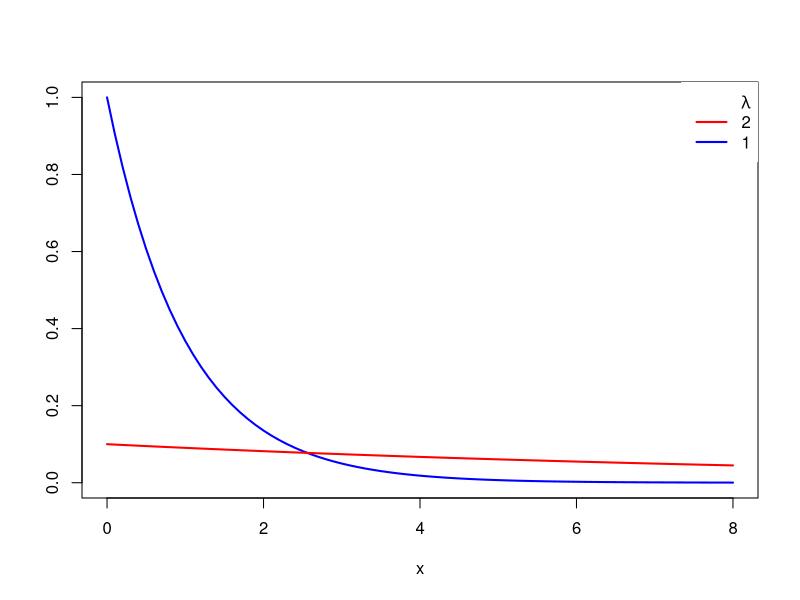
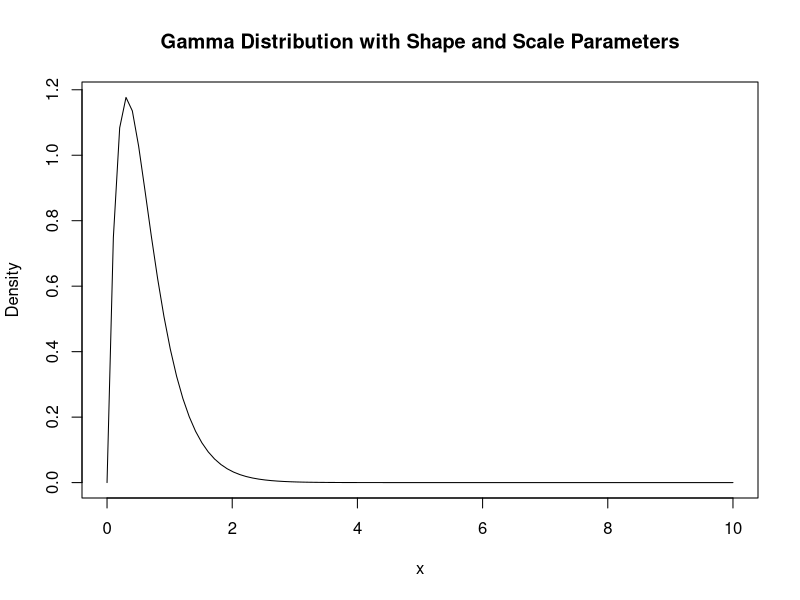

Source code (R) for these figures, in order:
#INSPECT PRIOR PLOTS

#EXP
# Grid of X-axis values
x <- seq(0, 8, 0.1)

# lambda = 0.1
plot(x, dexp(x, rate = 1), type = "l", ylab = "", lwd = 2, col = "blue")
# lambda = 1
lines(x, dexp(x, rate = 0.1), col = "red", lty = 1, lwd = 2)

# Adding a legend
legend("topright", c(expression(paste(, lambda)), "2", "1"),
       lty = c(0, 1, 1), col = c("blue", "red"), box.lty = 0, lwd = 2)

#GAMMA
shape <- 2
mean <- 1.6 #1.6
scale <- shape * mean

# Generate x-values for the plot
x <- seq(0, 10, length = 100)

# Calculate the PDF values using dgamma()
pdf_values <- dgamma(x, shape, scale)

# Plot the gamma distribution
plot(x, pdf_values, type = "l", xlab = "x", ylab = "Density", main = "Gamma Distribution with Shape and Scale Parameters")